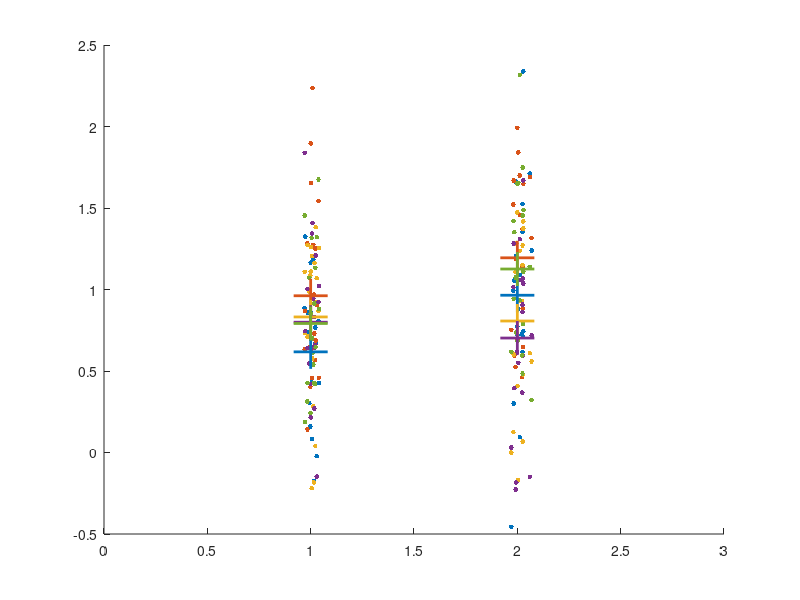

Write the MATLAB code that produced this figure.
%% simulation to understand biostatistics
clear
N_per_day=20; 
N_days=5;

true_exp_mean=0.8;
true_control_mean=1;

inter_day_SD=0.1; %um/s
sigma=0.5; %intra_day_SD;

mean_exp=true_exp_mean+inter_day_SD*randn(1,N_days);
mean_control=true_control_mean+inter_day_SD*randn(1,N_days);

day_exp=mean_exp+sigma*randn(N_per_day,N_days);
day_control=mean_control+sigma*randn(N_per_day,N_days);
mexp=mean(day_exp,1);
mctr=mean(day_control,1);

figure
hold on
plot(ones(N_per_day,1)+0.05/sqrt(N_days)*randn(N_per_day,1), day_exp,'.','MarkerSize',11)

colord=get(gca,'colororder');
nc=size(colord,1);

if N_days<=nc
    set(gca,'colororder',colord(1:N_days,:))
    col=colord(1:N_days,:);
else
    integ=fix(N_days/nc);
    remain=rem(N_days,nc);
    col=repmat(colord,[integ+1 1]);
    col=col(1:integ*nc+remain,1:3);
end

scatter(ones(1,N_days), mexp, 600, col,'+','LineWidth',2)

plot(2*ones(N_per_day,1)+0.05/sqrt(N_days)*randn(N_per_day,1), day_control,'.', 'MarkerSize',11)
scatter(2*ones(1,N_days), mctr, 600, col,'+','LineWidth',2)
xlim([0 3]);

exp_pooled=day_exp(:);
ctr_pooled=day_control(:);

exp_dayly=mexp(:);
ctr_dayly=mctr(:);

ICC=inter_day_SD^2/(inter_day_SD^2+sigma^2)

[h,p] = ttest2(exp_pooled,ctr_pooled);
if h==0
    fprintf('Means are the same (pooled data), p-value is %d \n',p)
else
    fprintf('Means are different (pooled data), p-value is %d \n',p)
end

[h,p] = ttest2(exp_dayly,ctr_dayly);
if h==0
    fprintf('Means are the same (per-day means), p-value is %d \n',p)
else
    fprintf('Means are different (per-day means), p-value is %d \n',p)
end

fprintf('Mean value in experiment %.2f \n',mean(exp_dayly))
fprintf('Mean value in control %.2f \n',mean(ctr_dayly))